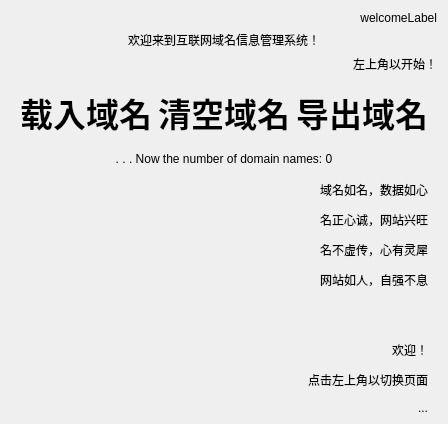
           <widget class="QWidget" name="pageHome">
            <layout class="QGridLayout" name="gridLayout_4">
             <property name="bottomMargin">
              <number>0</number>
             </property>
             <item row="1" column="0">
              <widget class="QLabel" name="label_20">
               <property name="styleSheet">
                <string notr="true">font: 700 24pt &quot;Microsoft YaHei UI&quot;;</string>
               </property>
               <property name="text">
                <string>欢迎来到互联网域名信息管理系统！</string>
               </property>
               <property name="alignment">
                <set>Qt::AlignCenter</set>
               </property>
              </widget>
             </item>
             <item row="4" column="0">
              <widget class="QLabel" name="numberLabel">
               <property name="styleSheet">
                <string notr="true">font: 700 16pt &quot;Microsoft YaHei UI&quot;;</string>
               </property>
               <property name="text">
                <string>. . . Now the number of domain names: 0</string>
               </property>
               <property name="alignment">
                <set>Qt::AlignCenter</set>
               </property>
              </widget>
             </item>
             <item row="5" column="0">
              <widget class="QWidget" name="widget_3" native="true">
               <layout class="QGridLayout" name="gridLayout_6" columnstretch="6,4">
                <item row="0" column="0">
                 <widget class="QLabel" name="label_12">
                  <property name="styleSheet">
                   <string notr="true">image: url(:/images/welcome.jpeg);</string>
                  </property>
                  <property name="text">
                   <string/>
                  </property>
                 </widget>
                </item>
                <item row="0" column="1">
                 <widget class="QLabel" name="label_9">
                  <property name="styleSheet">
                   <string notr="true">font: 700 16pt &quot;Microsoft YaHei UI&quot;;</string>
                  </property>
                  <property name="text">
                   <string>&lt;html&gt;&lt;head/&gt;&lt;body&gt;&lt;p&gt;域名如名，数据如心&lt;/p&gt;&lt;p&gt;名正心诚，网站兴旺&lt;/p&gt;&lt;p&gt;名不虚传，心有灵犀&lt;/p&gt;&lt;p&gt;网站如人，自强不息&lt;/p&gt;&lt;p&gt;&lt;br/&gt;&lt;/p&gt;&lt;p&gt;欢迎！&lt;/p&gt;&lt;p&gt;点击左上角以切换页面&lt;/p&gt;&lt;p&gt;...&lt;/p&gt;&lt;/body&gt;&lt;/html&gt;</string>
                  </property>
                  <property name="alignment">
                   <set>Qt::AlignRight|Qt::AlignTrailing|Qt::AlignVCenter</set>
                  </property>
                 </widget>
                </item>
               </layout>
              </widget>
             </item>
             <item row="3" column="0">
              <widget class="QWidget" name="widget_7" native="true">
               <layout class="QHBoxLayout" name="horizontalLayout_2">
                <item>
                 <widget class="QPushButton" name="loadAll">
                  <property name="cursor">
                   <cursorShape>PointingHandCursor</cursorShape>
                  </property>
                  <property name="styleSheet">
                   <string notr="true">QPushButton {
	border: 0px;
	min-width: 80px;
	font-family: &quot;Microsoft YaHei UI&quot;;
	font-size: 25pt;
	font-weight: bold;
	color: rgb(0, 0, 0);
}
QPushButton:hover {
	border: 0px;
	min-width: 80px;
	font-family: &quot;Microsoft YaHei UI&quot;;
	font-size: 24pt;
	font-weight: bold;
	color: rgb(50, 50, 50);
}</string>
                  </property>
                  <property name="text">
                   <string>载入域名</string>
                  </property>
                 </widget>
                </item>
                <item>
                 <widget class="QPushButton" name="clearAll">
                  <property name="cursor">
                   <cursorShape>PointingHandCursor</cursorShape>
                  </property>
                  <property name="styleSheet">
                   <string notr="true">QPushButton {
	border: 0px;
	min-width: 80px;
	font-family: &quot;Microsoft YaHei UI&quot;;
	font-size: 25pt;
	font-weight: bold;
	color: rgb(0, 0, 0);
}
QPushButton:hover {
	border: 0px;
	min-width: 80px;
	font-family: &quot;Microsoft YaHei UI&quot;;
	font-size: 24pt;
	font-weight: bold;
	color: rgb(50, 50, 50);
}</string>
                  </property>
                  <property name="text">
                   <string>清空域名</string>
                  </property>
                 </widget>
                </item>
                <item>
                 <widget class="QPushButton" name="deriveAll">
                  <property name="cursor">
                   <cursorShape>PointingHandCursor</cursorShape>
                  </property>
                  <property name="styleSheet">
                   <string notr="true">QPushButton {
	border: 0px;
	min-width: 80px;
	font-family: &quot;Microsoft YaHei UI&quot;;
	font-size: 25pt;
	font-weight: bold;
	color: rgb(0, 0, 0);
}
QPushButton:hover {
	border: 0px;
	min-width: 80px;
	font-family: &quot;Microsoft YaHei UI&quot;;
	font-size: 24pt;
	font-weight: bold;
	color: rgb(50, 50, 50);
}</string>
                  </property>
                  <property name="text">
                   <string>导出域名</string>
                  </property>
                 </widget>
                </item>
               </layout>
              </widget>
             </item>
             <item row="0" column="0">
              <widget class="QLabel" name="welcomeLabel">
               <property name="maximumSize">
                <size>
                 <width>16777215</width>
                 <height>200</height>
                </size>
               </property>
               <property name="styleSheet">
                <string notr="true">font: 700 20pt &quot;Microsoft YaHei UI&quot;;</string>
               </property>
               <property name="text">
                <string>welcomeLabel</string>
               </property>
               <property name="alignment">
                <set>Qt::AlignRight|Qt::AlignTrailing|Qt::AlignVCenter</set>
               </property>
              </widget>
             </item>
             <item row="2" column="0">
              <widget class="QLabel" name="label_28">
               <property name="styleSheet">
                <string notr="true">font: 700 16pt &quot;Microsoft YaHei UI&quot;;</string>
               </property>
               <property name="text">
                <string>左上角以开始！</string>
               </property>
               <property name="alignment">
                <set>Qt::AlignRight|Qt::AlignTrailing|Qt::AlignVCenter</set>
               </property>
              </widget>
             </item>
            </layout>
           </widget>
